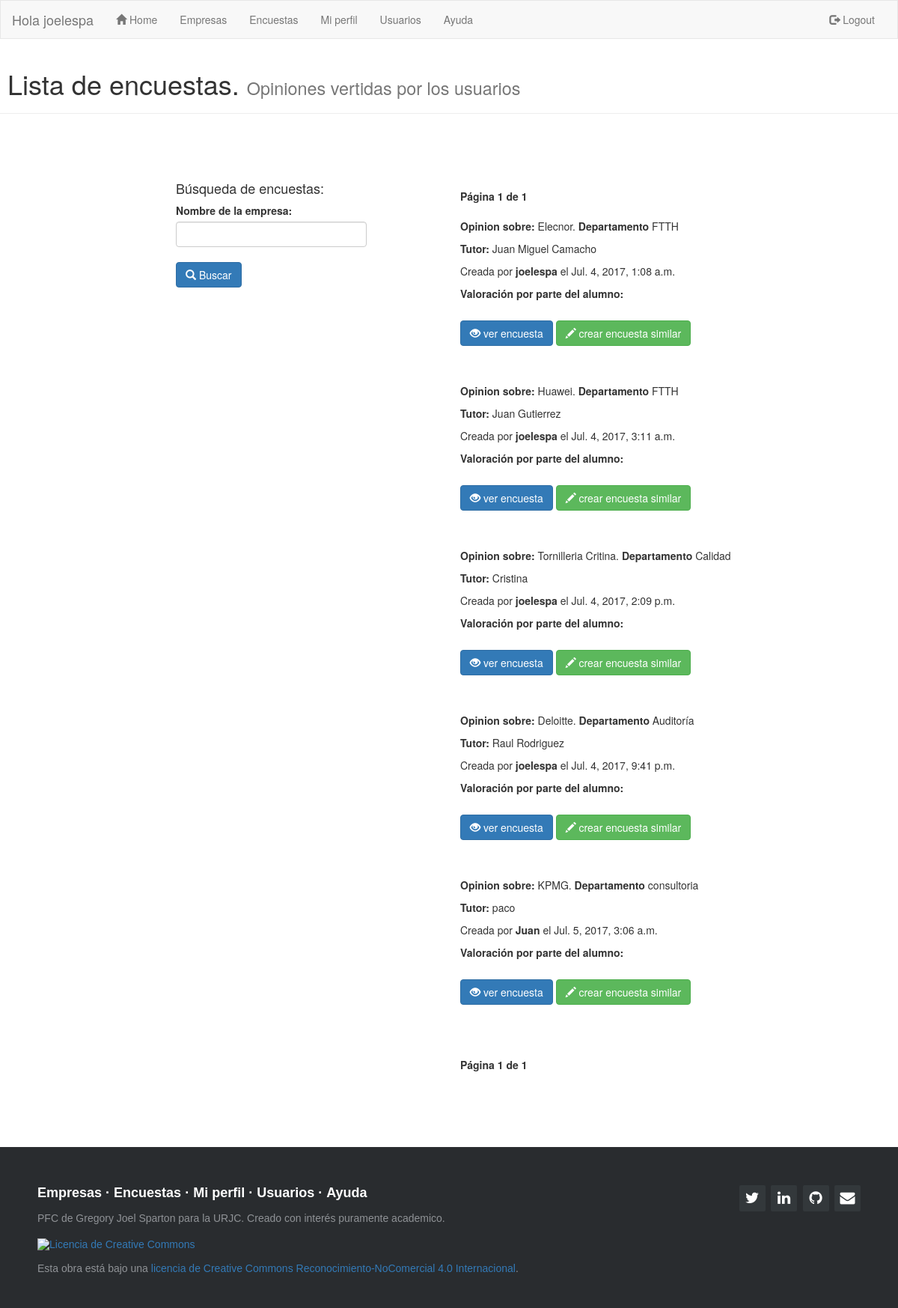
The app's page /encuesta/ (signed in), older data.
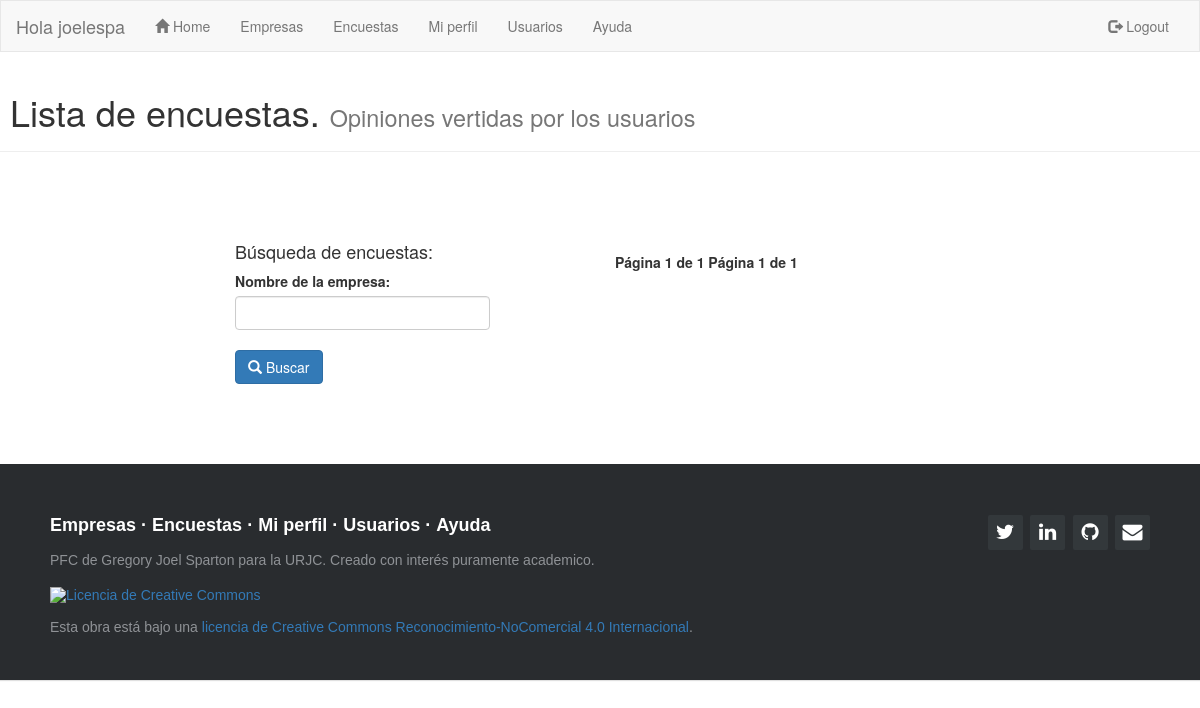
The same page, newer data.
### sopa/models.py (models this page shows)
class encuestas(models.Model):
    user = models.TextField(max_length=40,null=True,blank=True,default='')
    nombre_empresa = models.TextField(max_length=50,null=True,blank=True,default='')
    tutor = models.TextField(max_length=50,null=True,blank=True,default='')
    departamento = models.TextField(max_length=50,null=True,blank=True,default='')
    created_date = models.DateTimeField(default=timezone.now)
    pf1 = models.TextField(max_length=20,null=True,blank=True,default='')
    pf11 = models.TextField(max_length=20,null=True,blank=True,default='')
    pf2 = models.TextField(max_length=20,null=True,blank=True,default='')
    pf22 = models.TextField(max_length=20,null=True,blank=True,default='')
    pb1 = models.TextField(max_length=20,null=True,blank=True,default='')
    pb2 = models.TextField(max_length=20,null=True,blank=True,default='')
    pb3 = models.TextField(max_length=20,null=True,blank=True,default='')
    pb4 = models.TextField(max_length=20,null=True,blank=True,default='')
    ps1 = models.TextField(max_length=20,null=True,blank=True,default='')
    ps2 = models.TextField(max_length=20,null=True,blank=True,default='')
    ps3 = models.TextField(max_length=20,null=True,blank=True,default='')
    ps4 = models.TextField(max_length=20,null=True,blank=True,default='')
    ps5 = models.TextField(max_length=20,null=True,blank=True,default='')
    ps6 = models.TextField(max_length=20,null=True,blank=True,default='')
    ps7 = models.TextField(max_length=20,null=True,blank=True,default='')
    pa1 = models.TextField(max_length=20,null=True,blank=True,default='')
    pa2 = models.TextField(max_length=20,null=True,blank=True,default='')
    nota = models.IntegerField(null=True,blank=True,default='0')

### sopa/views.py (the view)
# urls.py: url(r'^encuesta/$', views.lista_encuestas, name='lista_encuestas'),
@login_required
def lista_encuestas(request):
    encuesta = encuestas.objects.all().order_by('created_date')
    paginator = Paginator(encuesta, 10) # Show 5 contacts per page
    page = request.GET.get('page')
    try:
        encuestal = paginator.page(page)
    except PageNotAnInteger:
        encuestal = paginator.page(1)
    except EmptyPage:
        encuestal = paginator.page(paginator.num_pages)
    return render(request, 'sopa/lista_encuestas.html', {'titulo': 'SOPA Encuestas' ,'encuestas' : encuestal})

### sopa/templates/sopa/lista_encuestas.html (shortened to what this page needs)
{% extends "sopa/index.html" %}
{% block content %}
<div class="page-header">
  <h1>&nbsp;Lista de encuestas. <small>Opiniones vertidas por los usuarios</small></h1>
</div>
<div class="container">
    <br />
    <br />
    <br />
 <div class="col-md-3 col-md-offset-2">
     <h4> Búsqueda de encuestas: </h4>
   <form action="/encuesta/buscar/" method="POST">
   <label for= "e">Nombre de la empresa:</label>
   <input id="e" type="text" class="form-control" name = "e" ><br>
   <button type="submit" class="btn btn-primary" value="Buscar"><span class="glyphicon glyphicon-search" aria-hidden="true"></span> Buscar</button>
   </form>
   </div>
<div class ="col-md-5 col-md-offset-1">
  <div class="pagination">
    <span class="current">
         <strong>Página {{ encuestas.number }} de {{ encuestas.paginator.num_pages }}</strong>
     </span></div>
  {%for encuesta in encuestas%}
  <p><b>Opinion sobre:</b> {{encuesta.nombre_empresa}}.<b> Departamento</b> {{encuesta.departamento}}</p>
  <p><b>Tutor: </b>{{encuesta.tutor}}</p>
  <p>Creada por <strong>{{encuesta.user}}</strong> el {{encuesta.created_date}}</p>
  <p><b>Valoración por parte del alumno:</b>
    {%if encuesta.nota != 0%} <span class="rating-static rating-{{encuesta.nota}}0"></span></p>
    {%else%} No hay valoraciones</p>
    {%endif%}
  <p><a href= '/encuesta/detalle/{{encuesta.pk}}' class="btn btn-primary" role="button">
    <span class="glyphicon glyphicon-eye-open" aria-hidden="true"></span>    ver encuesta</a></span>
    <a href="/encuesta/nueva/{{encuesta.nombre_empresa}}/{{encuesta.departamento}}/{{encuesta.tutor}}" class="btn btn-success" role="button">
      <span class="glyphicon glyphicon-pencil" aria-hidden="true"></span>   crear encuesta similar</a></span></p>
  <br>
  <br>
{% endfor %}
<div class="pagination">
 <span class="step-links">
     <span class="current">
         <strong>Página {{ encuestas.number }} de {{ encuestas.paginator.num_pages }}</strong>
     </span>
 </span>
</div>
</div>
</div>
{% endblock content %}

Row changes from the older to the newer data that the page shows:
removed encuestas: nombre_empresa "Elecnor", departamento "FTTH", tutor "Juan Miguel Camacho", user "joelespa", created_date "Jul. 4, 2017, 1:08 a.m.", nota 4 (drawn)
removed encuestas: nombre_empresa "Huawei", departamento "FTTH", tutor "Juan Gutierrez", user "joelespa", created_date "Jul. 4, 2017, 3:11 a.m.", nota 2 (drawn)
removed encuestas: nombre_empresa "Tornilleria Critina", departamento "Calidad", tutor "Cristina", user "joelespa", created_date "Jul. 4, 2017, 2:09 p.m.", nota 4 (drawn)
removed encuestas: nombre_empresa "Deloitte", departamento "Auditoría", tutor "Raul Rodriguez", user "joelespa", created_date "Jul. 4, 2017, 9:41 p.m.", nota 4 (drawn)
removed encuestas: nombre_empresa "KPMG", departamento "consultoria", tutor "paco", user "Juan", created_date "Jul. 5, 2017, 3:06 a.m.", nota 3 (drawn)
